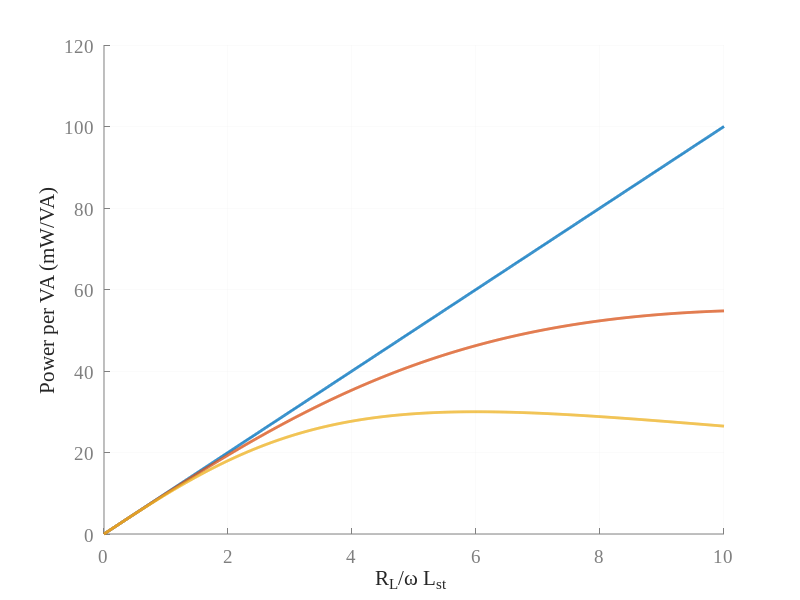

MATLAB code to generate this figure:
%--------------------------------------------------------------------------
%By: Duleepa J Thrimawithana
%Date: 19-05-2019
%Description:
%This program is written to calculate the power output of an 
%parallel compensated IPT pick-up
%--------------------------------------------------------------------------

function [] = PowerPCP( )

f = 85e3;   %Frequency of the fundamental component of current in primary coil  
Lpt = 20e-6;    %Inductance of the primary coils
Ipt = 10;  %RMS current in the primary coil (fundamental)
k = 0.1; %Coupling between coils
w = 2*pi*f; %Angular frequency

RoL = [0:0.01:10]; %Represents RL/wLst as power is plotted against this

VApt = w*Lpt*Ipt^2; %VA in the primary coil 

%Power delivered to load vs RoL normalised wrt VApt (i.e. mW/VA)

%At ideal tuning, dL = 0
dL = 0; 
PowerPCP_0dL = 1000*(k^2*w*Lpt*Ipt^2.*RoL./(1+(dL^2/(1+dL)^2).*RoL.^2))/VApt;

%At 10% change in compensation, dL = 0.1
dL = 0.1;   
PowerPCP_0dL1 = 1000*(k^2*w*Lpt*Ipt^2.*RoL./(1+(dL^2/(1+dL)^2).*RoL.^2))/VApt;

%At 20% change in compensation, dL = 0.2
dL = 0.2;    
PowerPCP_0dL2 = 1000*(k^2*w*Lpt*Ipt^2.*RoL./(1+(dL^2/(1+dL)^2).*RoL.^2))/VApt;

%Ploting the resutls
figure(1)
%set(gcf,'PaperPosition', [17, 210, 560, 420],'PaperUnits','points' )
axes1 = axes('Parent',gcf);
hold(axes1,'on');
set(axes1,'FontSize',14,'XColor',[0.5 0.5 0.5],'YColor',[0.5 0.5 0.5],...
    'GridColor',[0.9 0.9 0.9],'MinorGridColor',[0.9 0.9 0.9],...
    'XGrid','on','YGrid','on','FontName','Times New Roman');
ylabel('Power per VA (mW/VA)','Color',[0.15 0.15 0.15],'FontName','Times New Roman');
xlabel('{R_L/\omega L_s_t }','Color',[0.15 0.15 0.15],'FontName','Times New Roman');
plot(RoL,PowerPCP_0dL,'LineWidth',2);
plot(RoL,PowerPCP_0dL1,'LineWidth',2);
plot(RoL,PowerPCP_0dL2,'LineWidth',2);

%legend('k=0.1','k=0.15','k=0.2','Location','northeast');
%legend BOXON
end
